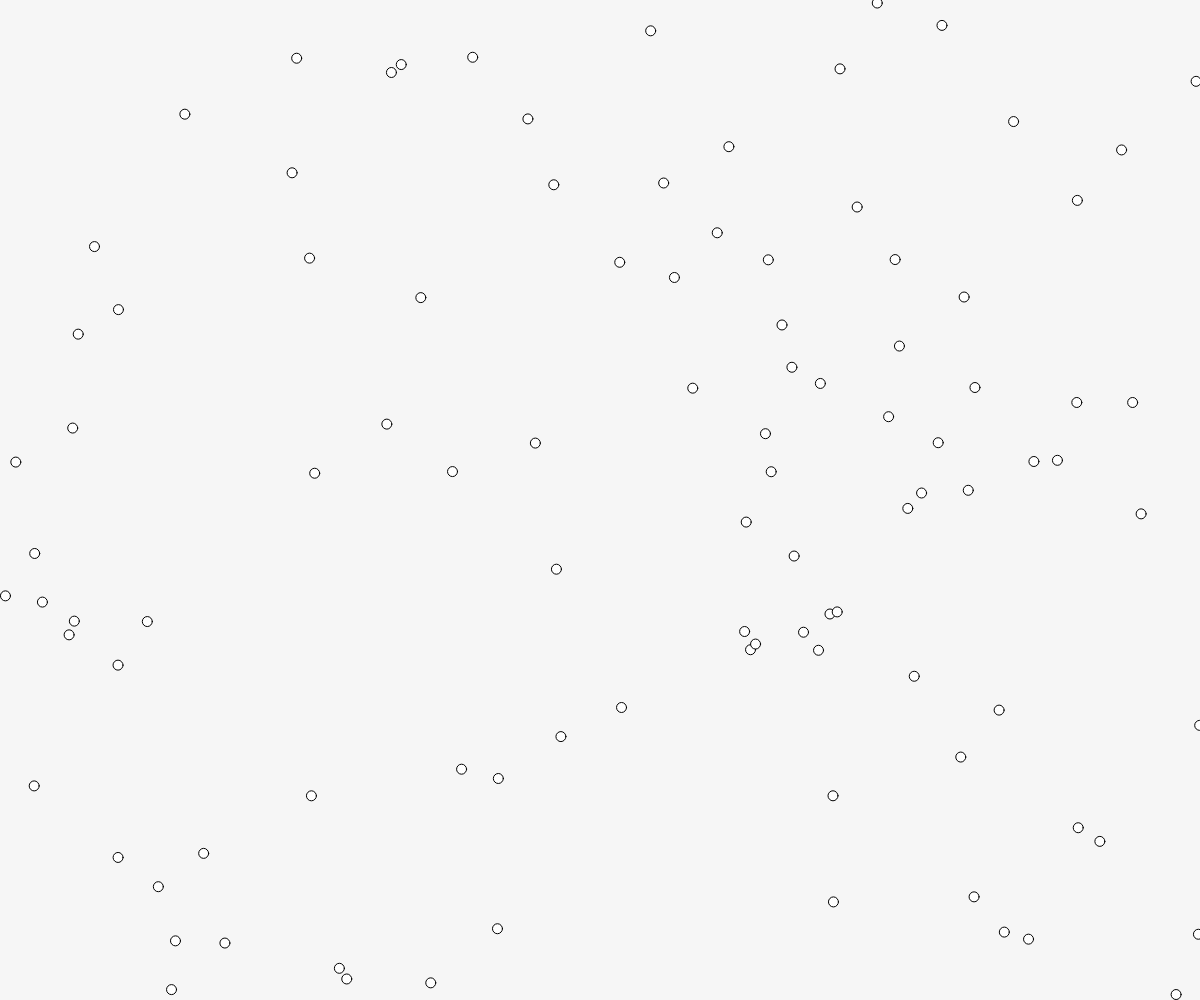
Frame 1 (no input)
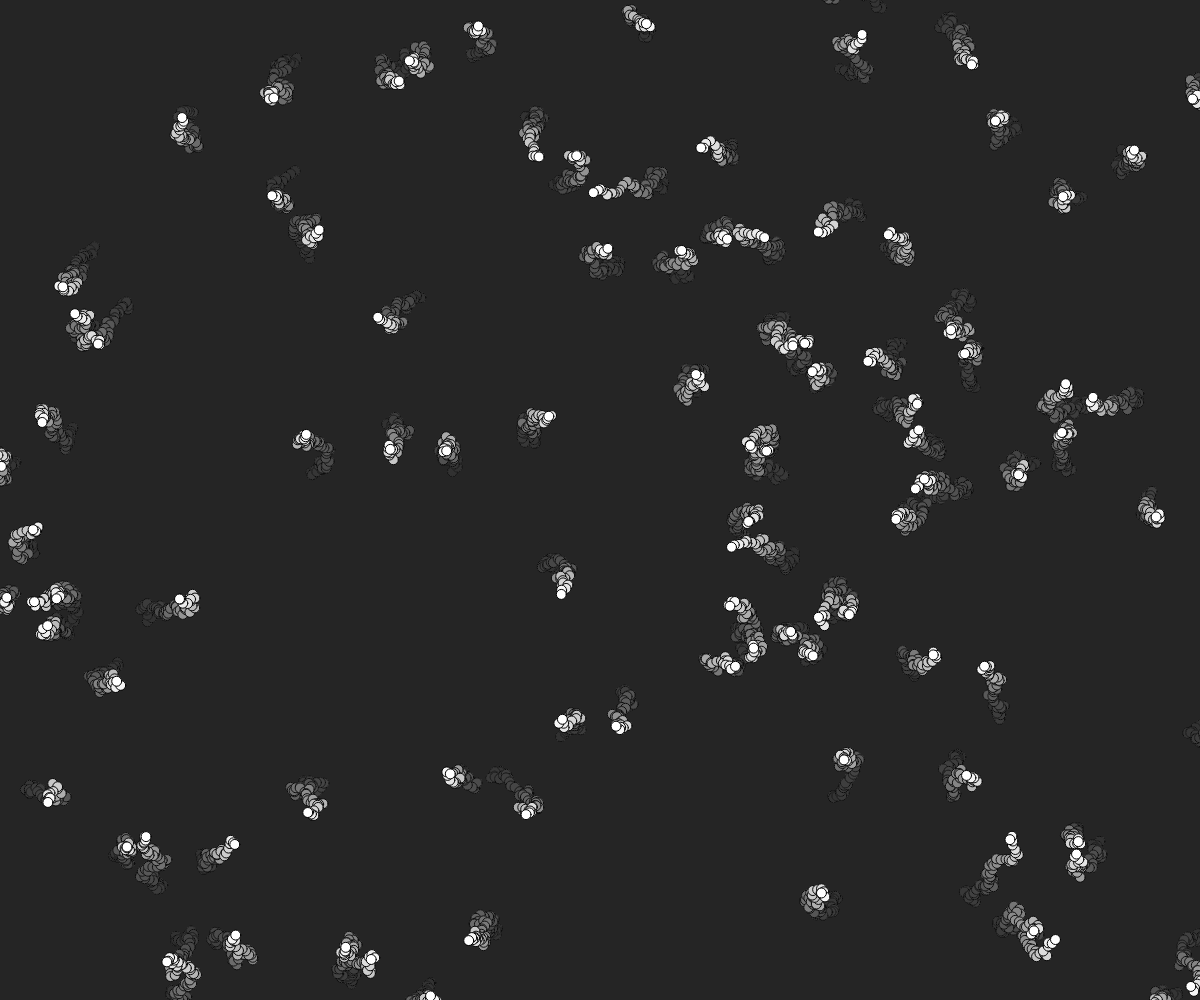
Frame 60 (no input)
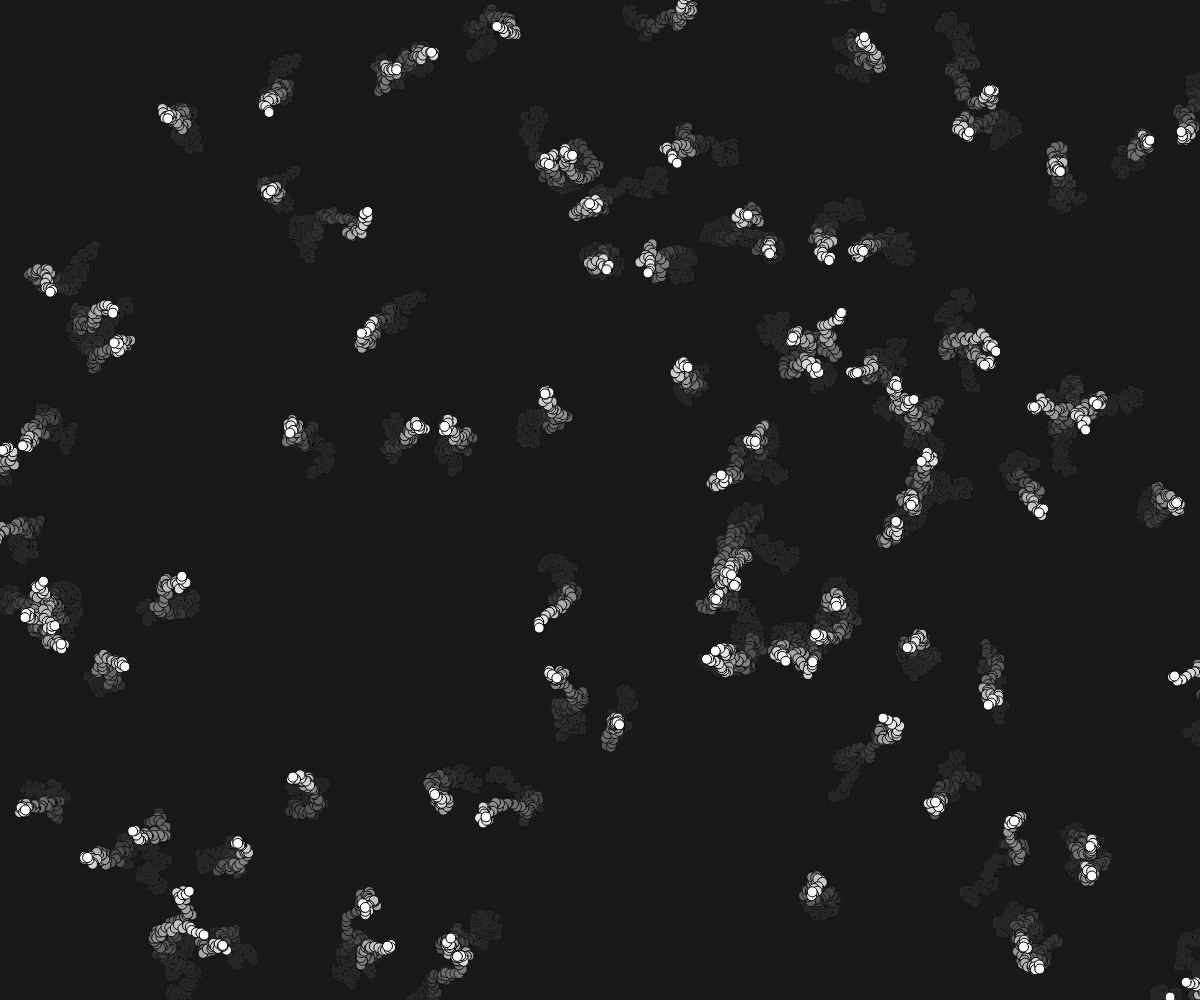
Frame 120 (the mouse pressed at the canvas centre since frame 60)

The p5.js sketch that drew these frames (run headless with seeded random() and noise() and a simulated clock; from frame 60 on, the mouse is pressed at the canvas centre):

// p5.js sketch
// ── sketch.js
const NUM_BALLS = 100;
let xposArray = [];
let yposArray = [];

function setup() {
	createCanvas(windowWidth, windowHeight);
	// Populate arrays
	for (let i = 0; i < NUM_BALLS; i++) {
		let xpos = random(width);
		xposArray.push(xpos);
		let ypos = random(height);
		yposArray.push(ypos);
	}
}

function draw() {
	background(30, 10);
	fill(255);
	for (let i = 0; i < xposArray.length; i++) {
		// Display
		ellipse(xposArray[i], yposArray[i], 10, 10);
		// Update position
		let stepSize = 5;
		xposArray[i] = xposArray[i] + random(-stepSize, stepSize);
		yposArray[i] = yposArray[i] + random(-stepSize, stepSize);
	}
}
